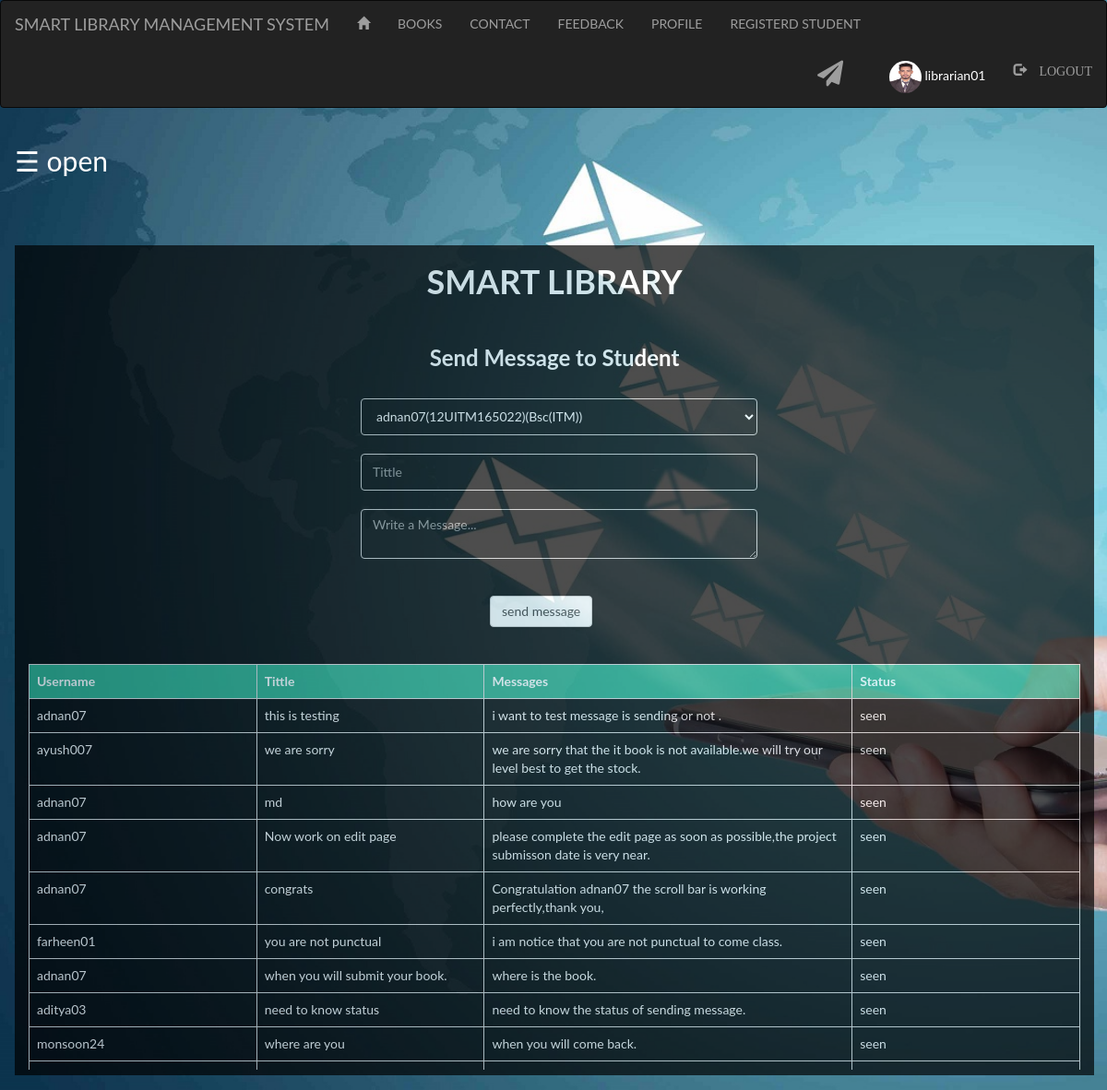
/message.php (signed in), run on the app's committed database.
### tables this page shows
CREATE TABLE `message` (
  `id` int(5) NOT NULL,
  `susername` varchar(30) NOT NULL,
  `dusername` varchar(30) NOT NULL,
  `tittle` varchar(100) NOT NULL,
  `msg` varchar(500) NOT NULL,
  `reed` varchar(20) NOT NULL
);

### message.php (the view, shortened to what this page needs)
<?php
    include "connection.php";
    include "navbar.php";
?>
<!DOCTYPE html>
<html>
<head>
</head>
<body>
              <div id="main">
                <p style="color: white" ><span style="font-size:30px;cursor:pointer" onclick="openNav()">&#9776; open</span></p>
              <br><br><br>
              <div class="container">
                <h1 style="text-align: center;"><b>SMART LIBRARY</b></h1>
                <br>
                  <?php
                 if(isset($_SESSION['login_user']))
                 {
                 echo "<h3 style='text-align: center;'><b>Send Message to Student</b></h3>";
                 echo "<br>";
                  ?>
                 <form method="post" action="" name="form1">
                        <div class="m">
                       <select class="form-control" name="dusername">
                        <?php
                              $res=mysqli_query($db,"SELECT * FROM student ");
                              while($row=mysqli_fetch_array($res))
                              {
                                ?>
                                <option value="<?php echo $row["username"] ?>">
                                  <?php
                                  echo $row["username"]. "(".$row["roll"] .")"."(".$row["course"] .")";
                                   ?>
                                </option>
                                <?php
                                 }
                              ?>
                                </select>
                                <br>
                           <input type="text" name="tittle" class="form-control" placeholder="Tittle" required="">
                           <br>
                           </div>
                           <div class="t">
                           <textarea type="text" name="msg" class="form-control" placeholder="Write a Message..." required=""></textarea>
                           </div>
                           <br><br>
                           <div class="b">
                           <button class="btn btn-default" name="submit" type="submit">send message</button></h2>
                         </div>
                    </form>
              <br><br>
            <div class="scroll">
            <table class="table table-bordered">
            <tr style="background-color: #29AB87">
            <th>Username</th>
            <th>Tittle</th>
            <th>Messages</th>
            <th>Status</th>
            </tr>
            <?php
              $res=mysqli_query($db,"SELECT * FROM `message` order by reed='seen' desc");
              while($row=mysqli_fetch_assoc($res))
              {
                echo "<tr>";
                echo "<td>"; echo $row["dusername"]; echo "</td>";
                echo "<td>"; echo $row["tittle"]; echo "</td>";
                echo "<td>"; echo $row["msg"]; echo "</td>";
                echo "<td>"; echo $row["reed"]; echo "</td>";
                echo "</tr>";
              }
            ?>
             </table>
           </div>
               <?php
                  }
              else
                {
                  ?>
                  <br><br><br><br><br><br>
                  <h1 style="text-align: center; color: yellow;">NEED TO LOGIN FIRST.</h1>
                  <?php
                }
              ?>
              </div>
            </div>
       </body>
    </html>

### style.css (style rules this page uses)
html, body, div, span, object, iframe, h1, h2, h3, h4, h5, h6, p, blockquote, pre, abbr, address, cite, code, del, dfn, em, img, ins, kbd, q, samp, small, strong, sub, sup, var, b, i, dl, dt, dd, ol, ul, li, fieldset, form, label, legend, table, caption, tbody, tfoot, thead, tr, th, td, article, aside, canvas, details, figcaption, figure, footer, header, hgroup, menu, nav, section, summary, time, mark, audio, video { margin:0; padding:0; border:0; outline:0; font-size:100%; vertical-align:baseline; background:transparent; }
body { line-height:1; }
table { border-collapse:collapse; border-spacing:0; }
input, select { vertical-align:middle; }
input { height: 25px; width: 250px; }

### message.php (style rules this page uses)
body { background-image: url("images/send.jpg"); background-size: cover; font-family: "Lato", sans-serif; transition: background-color .5s; }
#main { transition: margin-left .5s; padding: 16px; }
.container { height: 900px; background-color: black; opacity: .7; color: white; }
.form-control { width: 300px; height: 40px; background-color: black; color: white; }
.scroll { width: 100%; height: 440px; overflow: auto; }
th,td { width: 97px; }
.form-control { width: 430px; }
.m { margin-left: 360px; }
.t { margin-left: 360px; }
.b { margin-left: 500px; }

### data on the page
message: dusername "adnan07", tittle "this is testing", msg "i want to test message is sending or not .", reed "seen"
message: dusername "ayush007", tittle "we are sorry", msg "we are sorry that the it book is not available.we will try our level best to get the stock.", reed "seen"
message: dusername "adnan07", tittle "md", msg "how are you", reed "seen"
message: dusername "adnan07", tittle "Now work on edit page", msg "please complete the edit page as soon as possible,the project submisson date is very near.", reed "seen"
message: dusername "adnan07", tittle "congrats", msg "Congratulation adnan07 the scroll bar is working perfectly,thank you,", reed "seen"
message: dusername "farheen01", tittle "you are not punctual", msg "i am notice that you are not punctual to come class.", reed "seen"
message: dusername "adnan07", tittle "when you will submit your book.", msg "where is the book.", reed "seen"
message: dusername "aditya03", tittle "need to know status", msg "need to know the status of sending message.", reed "seen"
message: dusername "monsoon24", tittle "where are you", msg "when you will come back.", reed "seen"

### other printed values
$_SESSION['login_user'] "librarian01"
form field dusername "adnan07(12UITM165022)(Bsc(ITM))"
